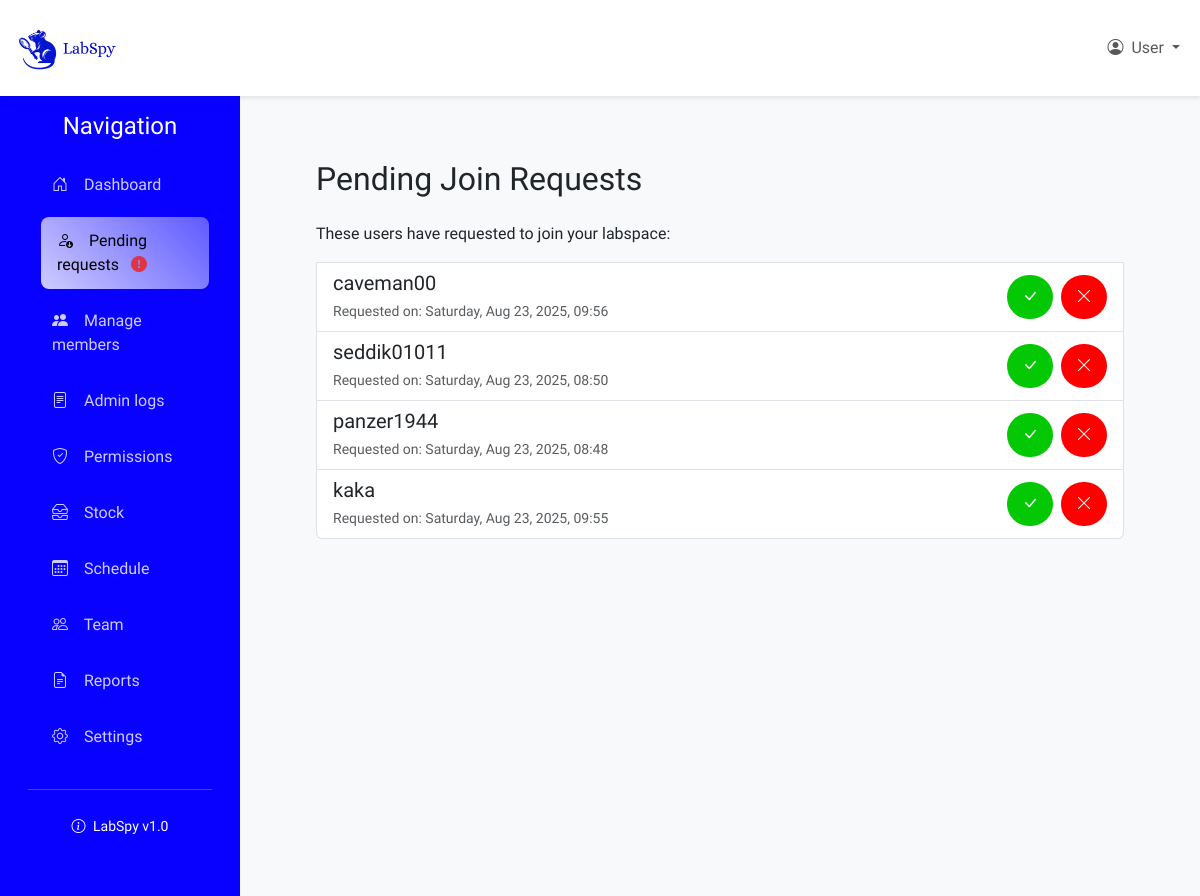
Before: /labspaces/lab/YSZIVU/pending_requests/ (signed in) with the older database file.
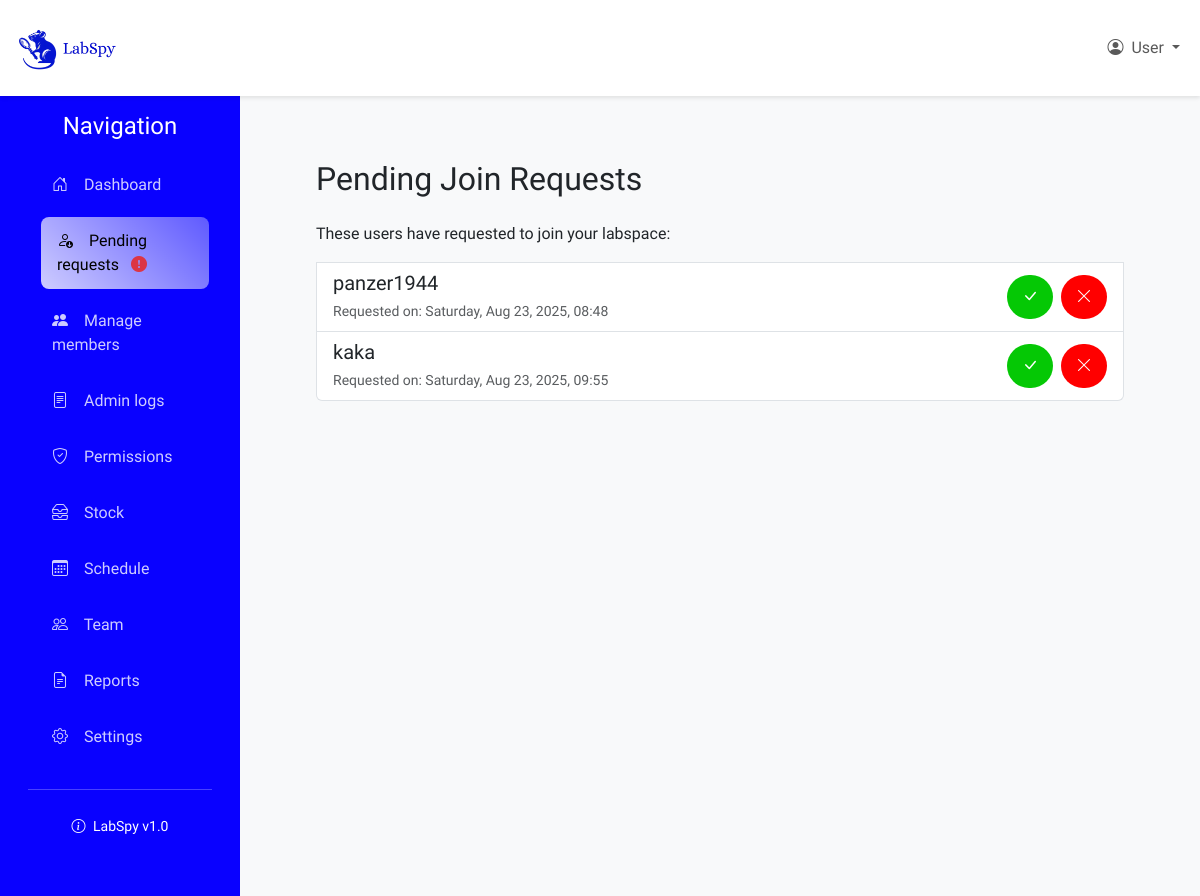
After: the same page with the newer database file.
### labspaces/models.py (models this page shows, shortened)
class LabMembership(models.Model):
    ROLE_CHOICES = [
        ('pending', 'Pending'),
        ('owner', 'Owner'),
        ('manager', 'Manager'),
        ('researcher', 'Researcher'),
        ('guest', 'Guest'),
    ]
    lab = models.ForeignKey(Lab, on_delete=models.CASCADE)
    user = models.ForeignKey(CustomUser, on_delete=models.CASCADE)
    role = models.CharField(max_length=64, choices=ROLE_CHOICES)
    created_at = models.DateTimeField(auto_now_add=True)
    class Meta:
        unique_together = ('lab', 'user')

### users/models.py (models this page shows)
class CustomUser(AbstractUser):
    phone_number = models.CharField(max_length=8, blank=True, null=True)
    date_joined = models.DateTimeField(auto_now_add=True, null=True, blank=True)

### labspaces/views.py (the view)
# urls.py: path('lab/<str:code>/pending_requests/', views.pending_requests, name='pending_requests'),
@login_required
def pending_requests(request, code):
    if not is_lab_admin(request.user, code):
        return HttpResponseForbidden("You are not authorized to view this page")
    try:
        labspace = Lab.objects.get(code=code)
        pending_requests = LabMembership.objects.filter(lab=labspace, role='pending')
        return render(request, 'labspaces/admin-pending-requests.html', {
            'pending_requests': pending_requests,
            'labspace': labspace
        })
    except Lab.DoesNotExist:
        raise Http404("Lab not found")

### labspaces/context_processors.py (called while the page is built)
def lab_admin_status(request):
    context = {'user_is_admin': False, 'current_lab': None}
    if request.user.is_authenticated:
        try:
            lab_code = get_lab_code_from_url(request)
            if lab_code != "":
                try:
                    lab = Lab.objects.get(code=lab_code)
                    is_admin = LabMembership.objects.filter(
                        lab=lab,
                        user=request.user,
                        role='owner'
                    ).exists()
                    if is_admin:
                        context['user_is_admin'] = True
                        context['current_lab'] = lab
                except Lab.DoesNotExist:
                    pass
        except Exception as e:
            pass
    return context

### labspaces/models.py (called while the page is built)
    def has_pending_requests(self):
        return LabMembership.objects.filter(lab=self, role='pending').exists()

### labspaces/util.py (called while the page is built)
def get_lab_code_from_url(request):
    lab_code = ""
    if request.user.is_authenticated:
        resolved = resolve(request.path)
        if 'code' in resolved.kwargs:
            lab_code = resolved.kwargs['code']
    return lab_code

### labspaces/views.py (called while the page is built)
def is_lab_admin(user, lab_code):
    try:
        lab = Lab.objects.get(code=lab_code)
        return LabMembership.objects.filter(
            lab=lab,
            user=user,
            role='owner'
        ).exists()
    except Lab.DoesNotExist:
        return False

### labspaces/templates/labspaces/admin-pending-requests.html (shortened to what this page needs)
{% extends 'labspaces/lab_layout.html' %}
{% block content %}
    <div class="content-wrapper">
        <h2>Pending Join Requests</h2>
        {% if pending_requests %}
            <div class="list-group mt-4">
                <p>These users have requested to join your labspace:</p>
                {% for request in pending_requests %}
                    <div class="list-group-item">
                        <div class="d-flex justify-content-between align-items-center">
                            <div>
                                <h5 class="mb-1">{{ request.user.username }}</h5>
                                <small class="text-muted">Requested on: {{ request.created_at|date:"l, M d, Y, H:i" }}</small>
                            </div>
                            <div class="d-inline-flex gap-2">
                                <form action="{% url 'labspaces:accept_request' %}" method="post">
                                    <button type="submit" class="btn-1 accept-btn"><i class="bi bi-check-lg"></i></button>
                                </form>
                                <form action="{% url 'labspaces:reject_request' %}" method="post">
                                    <button type="submit" class="btn-1 reject-btn"><i class="bi bi-x-lg"></i></button>
                                </form>
                            </div>
                        </div>
                    </div>
                {% endfor %}
            </div>
        {% else %}
            <p>No pending requests at this time.</p>
        {% endif %}
    </div>
{% endblock %}

### labspaces/templates/labspaces/lab_layout.html (shortened to what this page needs)
{% load static %}
<!DOCTYPE html>
<html lang="en">
<head>
    <link rel="stylesheet" href="{% static 'labspaces/styles.css' %}">
    <link href="https://cdn.jsdelivr.net/npm/bootstrap@5.3.0/dist/css/bootstrap.min.css" rel="stylesheet">
    <link href="https://cdn.jsdelivr.net/npm/bootstrap-icons@1.10.0/font/bootstrap-icons.css" rel="stylesheet">
</head>
<body>
    <nav class="navbar navbar-expand-lg navbar-light">
        <div class="container-fluid">
            <a class="navbar-brand fw-bold" href="{% url 'labspaces:home' %}">
                <img src="{% static 'spy/labspy-mark-nobg.png' %}" alt="LabSpy" class="logo">
            </a>
            <div class="navbar-nav ms-auto">
                <div class="nav-item dropdown">
                    <a class="nav-link dropdown-toggle" href="#" role="button" data-bs-toggle="dropdown">
                        <i class="bi bi-person-circle me-1"></i>
                        User
                    </a>
                </div>
            </div>
        </div>
    </nav>
    <div class="container-fluid">
        <div class="row">
            <nav class="col-lg-3 col-md-4 col-sm-12 sidebar" id="sidebar">
                <div class="p-3">
                    <h4 class="text-center mb-3">
                        Navigation
                    </h4>
                    <ul class="nav flex-column">
                        <li class="nav-item">
                            <a class="nav-link {% if request.resolver_match.url_name == 'labspace_view' %}active{% endif %}"
                               href="{% if current_lab %}{% url 'labspaces:labspace_view' code=current_lab.code %}{% else %}{% url 'labspaces:home' %}{% endif %}">
                                <i class="bi bi-house-door"></i>
                                Dashboard
                            </a>
                        </li>
                        {% if user_is_admin and current_lab %}
                        <li class="nav-item ">
                            <a class="nav-link {% if request.resolver_match.url_name == 'pending_requests' %}active{% endif %} "
                               href="{% url 'labspaces:pending_requests' code=current_lab.code %}">
                                <i class="bi bi-person-down"></i>
                                Pending requests
                                {% if labspace.has_pending_requests %}<i class="bi bi-exclamation-circle-fill text-danger m-2"></i>{% endif %}
                            </a>
                        </li>
                        <li class="nav-item">
                            <a class="nav-link" href="#">
                                <i class="bi bi-people-fill"></i>
                                Manage members
                            </a>
                        </li>
                        <li class="nav-item">
                            <a class="nav-link" href="#">
                                <i class="bi bi-file-text"></i>
                                Admin logs
                            </a>
                        </li>
                        <li class="nav-item">
                            <a class="nav-link" href="#">
                                <i class="bi bi-shield-check"></i>
                                Permissions
                            </a>
                        </li>
                        {% endif %}
                        <li class="nav-item">
                            <a class="nav-link" href="#">
                                <i class="bi bi-inboxes"></i>
                                Stock
                            </a>
                        </li>
                        <li class="nav-item">
                            <a class="nav-link" href="#">
                                <i class="bi bi-calendar3"></i>
                                Schedule
                            </a>
                        </li>
                        <li class="nav-item">
                            <a class="nav-link" href="#">
                                <i class="bi bi-people"></i>
                                Team
                            </a>
                        </li>
                        <li class="nav-item">
                            <a class="nav-link" href="#">
                                <i class="bi bi-file-earmark-text"></i>
                                Reports
                            </a>
                        </li>
                        <li class="nav-item">
                            <a class="nav-link" href="#">
                                <i class="bi bi-gear"></i>
                                Settings
                            </a>
                        </li>
                    </ul>
                    <hr class="my-4">
                    <div class="text-center">
                        <small class="text-white">
                            <i class="bi bi-info-circle me-1"></i>
                            LabSpy v1.0
                        </small>
                    </div>
                </div>
            </nav>
            <main class="col-lg-9 col-md-8 col-sm-12 main-content">
                <div class="content-wrapper">
                    {% block content %}{% endblock %}
                </div>
            </main>
        </div>
    </div>
</body>
</html>

### labspaces/static/labspaces/styles.css (style rules this page uses)
* { margin: 0; padding: 0; box-sizing: border-box; font-family: 'Urbanist', sans-serif; }
.sidebar, #sidebar { min-height: 100vh; background: rgb(9, 1, 255); color: white; width: 20%; transition: all 0.1s; }
.sidebar .nav-link { color: rgba(255, 255, 255, 0.8); padding: 0.75rem 1rem; border-radius: 0.5rem; margin: 0.25rem 0.5rem; transition: all 0.1s; }
.sidebar .nav-link:hover, .sidebar .nav-link.active { color: rgb(0, 0, 0); background: linear-gradient(45deg,rgba(255, 255, 255, 0.8) 0%, rgba(255, 255, 255, 0.35) 100%); transform: translateX(5px); }
.sidebar .nav-link i, .sidebar .nav-link svg { margin-right: 0.75rem; width: 20px; }
.main-content { min-height: 100vh; background-color: #f8f9fa; width: 80% !important; }
.navbar { background: white; box-shadow: 0 2px 4px rgba(0,0,0,0.1); }
.navbar-brand img { width: 120px; height: 70px; }
.content-wrapper { padding: 2rem; }
.btn-1 { padding: 10px 15px; border-radius: 24px; cursor: pointer; font-size: 16px; }
.reject-btn { background-color: #ff0000; color: #ffffff; border: none; transition: all 0.3s; }
.accept-btn { background-color: #05c805; color: #ffffff; border: none; transition: all 0.3s; }

Changed rows visible on the page:
removed LabMembership: user.username "caveman00", created_at "Saturday, Aug 23, 2025, 09:56"
removed LabMembership: user.username "seddik01011", created_at "Saturday, Aug 23, 2025, 08:50"
